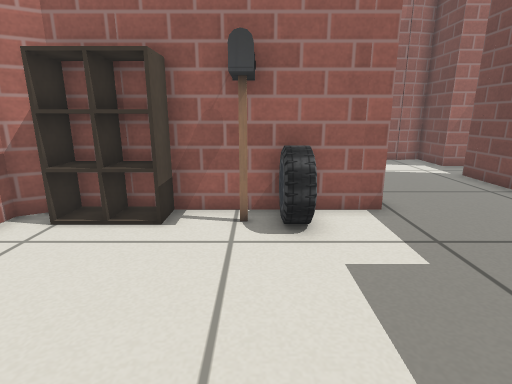
View 1 (above)

24 first-person views from a walk through a world built for the Gazebo simulator. The camera is 0.59 m above the floor, tilts 14° down and sees 80° across. Floor lines are 1 m apart. The floor is counted in squares, 0.25 m on a side. Each view is taken from the middle of a square. On the plan, view 1 faces up. The plan holds only what a view shows up to about 18 squares ahead; the rest is blank. Simple patterns stand in for the simulator's built-in surfaces.

View 2
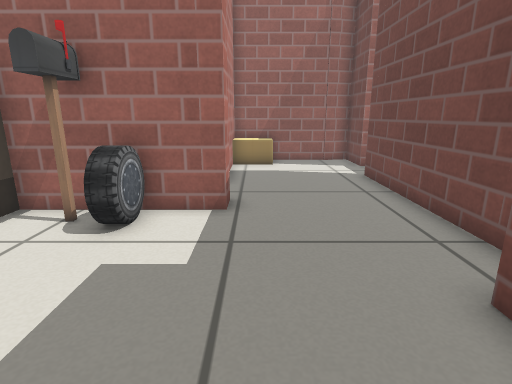

View 3
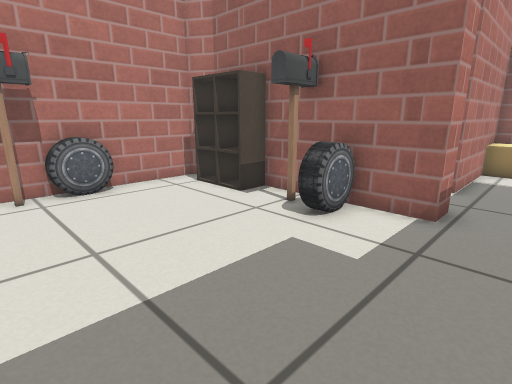

View 4
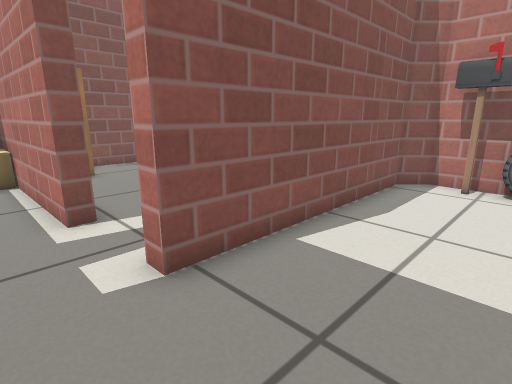

View 5
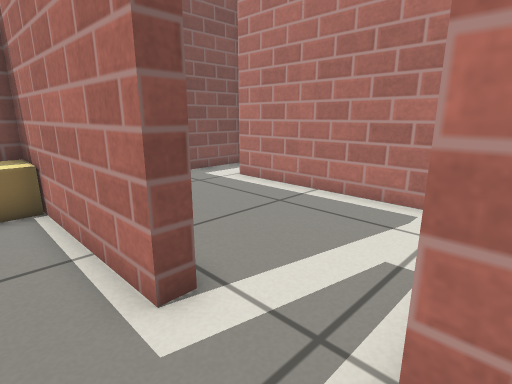

View 6
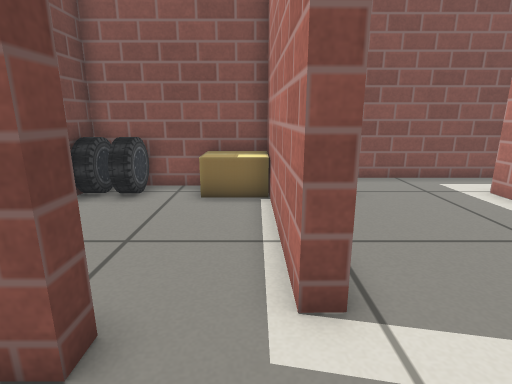

View 7
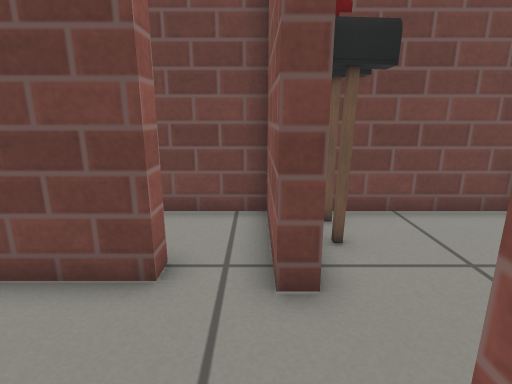

View 8
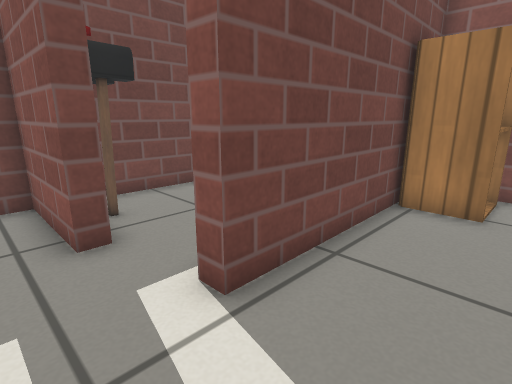

View 9
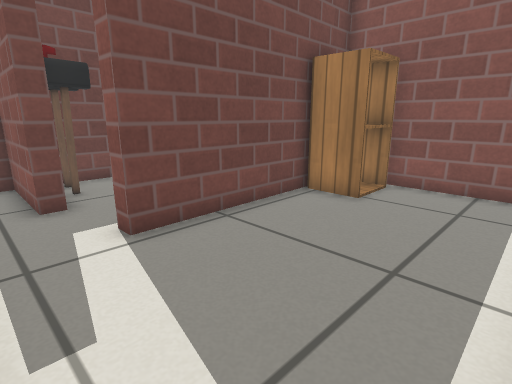

View 10
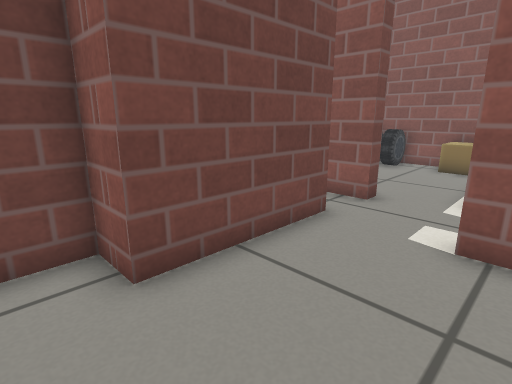

View 11
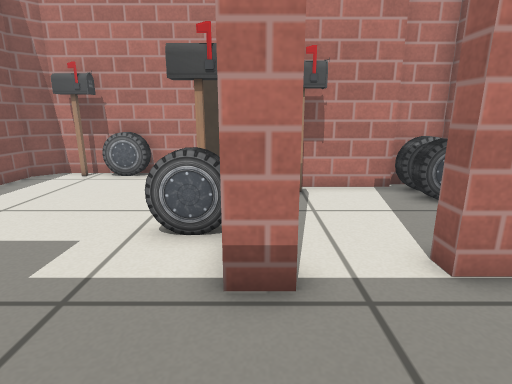

View 12
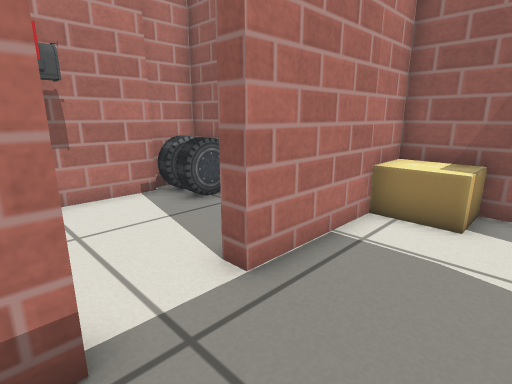

View 13
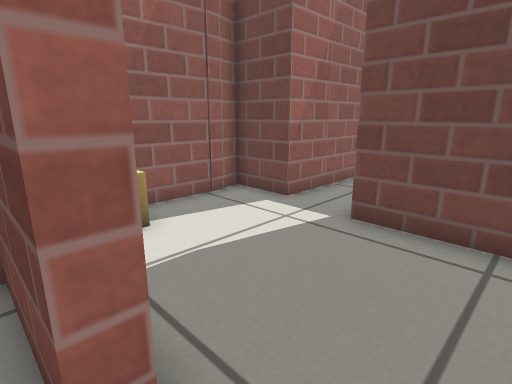

View 14
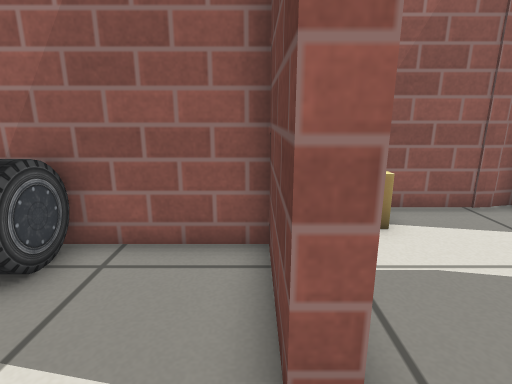

View 15
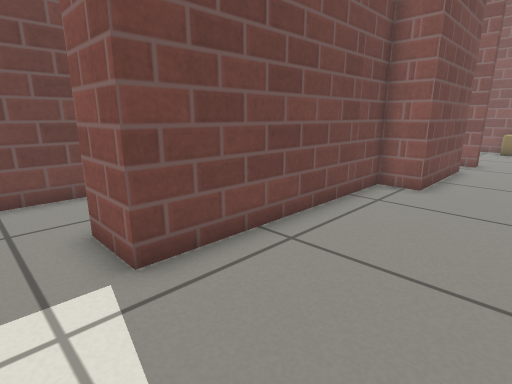

View 16
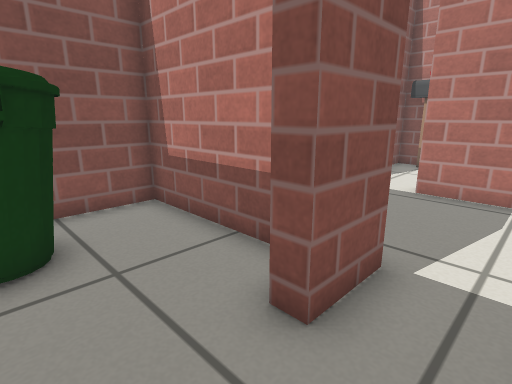

View 17
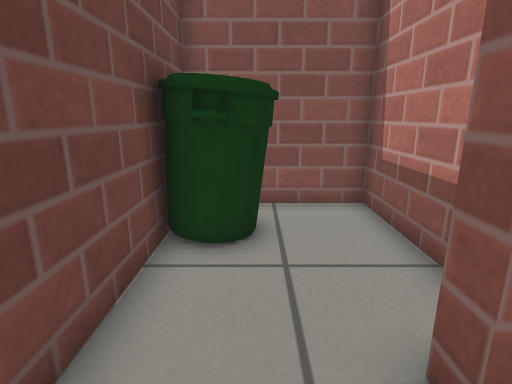

View 18
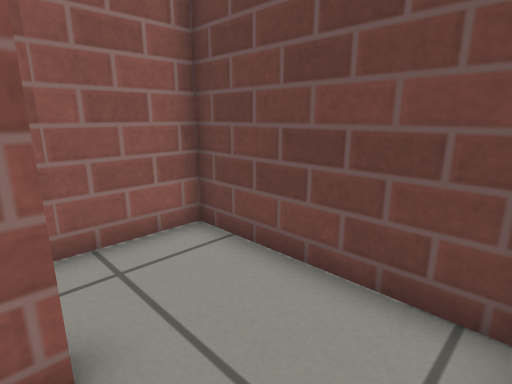

View 19
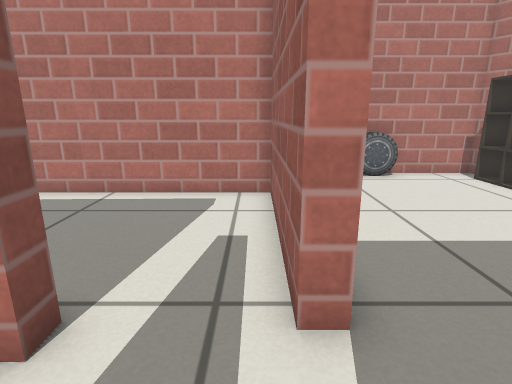

View 20
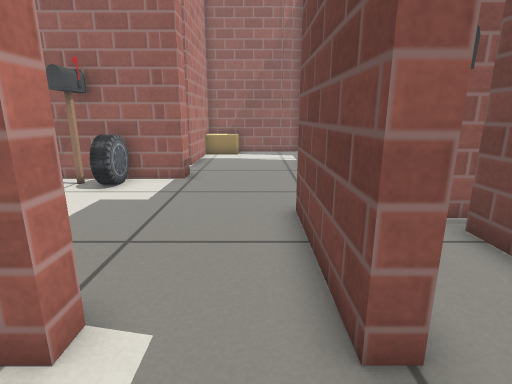

View 21
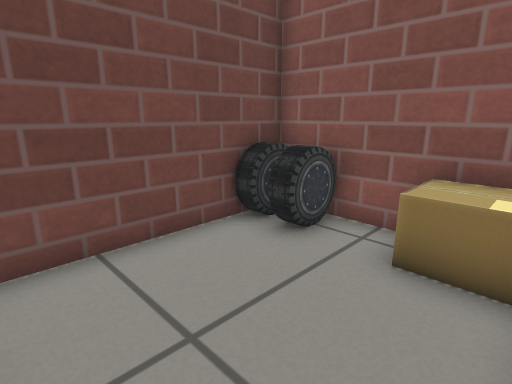

View 22
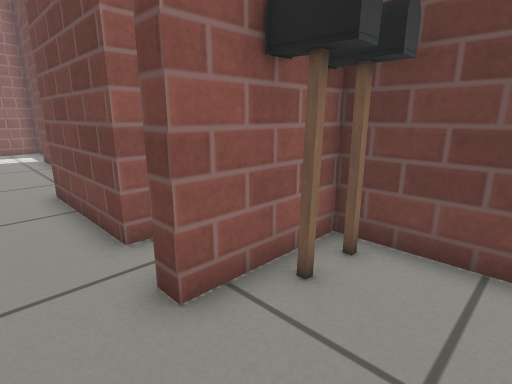

View 23
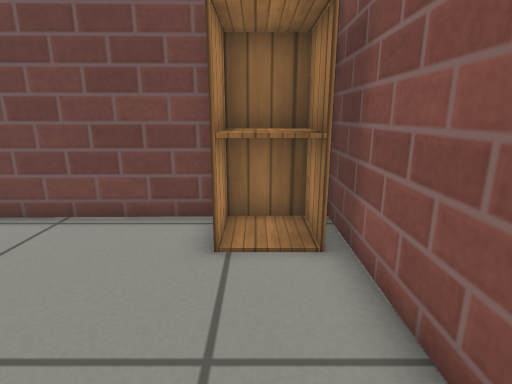

View 24
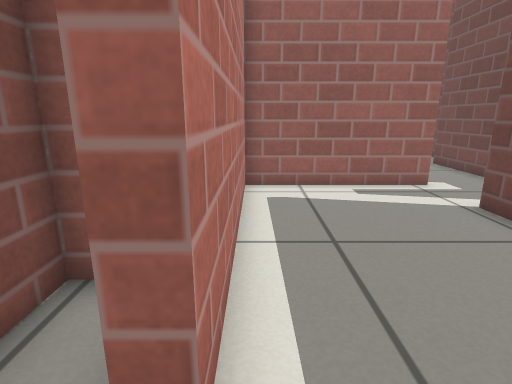

### Floor plan
Ten units are one square. View 1 is at (0, 0); x grows to the right and y downward. Boxes are objects, and circles mark ways between rooms. Rooms are numbered by the first view taken in them; rooms with no view inside come last. Other rooms are left out.
<svg viewBox="-63 -175 206 307">
<path fill="none" stroke="#000" d="M42 9 42 15M32 -76 -48 -76 -58 -70 -58 1 -50 9 40 9 40 15M-21 -76 -21 -64 -46 -64M70 15 70 -35 84 -35 84 -74M40 112 39 43 45 43M40 15 -24 15 -24 103 -30 103M-36 127 41 127M32 -86 32 -76M84 -74 84 -106M28 -110 22 -110 22 -144 -15 -144M-32 -125 -32 -82 -24 -82M-36 -144 -36 -126M84 -168 28 -168 28 -110M84 -106 84 -123 104 -123M104 -147 90 -147 90 -170 77 -167M104 -123 104 -117 99 -117M90 -105 90 -59 138 -59 138 -147 104 -147M104 -10 104 -20M76 15 70 15M67 33 104 33 104 6M42 42 42 94M64 113 85 113M104 106 104 39 67 39 67 33"/>
<rect x="-55" y="-25" width="10" height="20" fill="#bbb"><title>postbox</title></rect>
<rect x="-55" y="-35" width="10" height="10" fill="#bbb"><title>car</title></rect>
<rect x="-5" y="-75" width="10" height="20" fill="#bbb"><title>postbox</title></rect>
<rect x="5" y="-75" width="10" height="20" fill="#bbb"><title>car</title></rect>
<rect x="15" y="95" width="20" height="30" fill="#bbb"><title>cabinet</title></rect>
<rect x="-35" y="-145" width="10" height="20" fill="#bbb"><title>car</title></rect>
<rect x="-25" y="-105" width="10" height="20" fill="#bbb"><title>postbox</title></rect>
<rect x="-25" y="-145" width="20" height="20" fill="#bbb"><title>car</title></rect>
<rect x="25" y="-165" width="30" height="20" fill="#bbb"><title>cardboard box</title></rect>
<rect x="115" y="-95" width="20" height="20" fill="#bbb"><title>bin</title></rect>
<rect x="85" y="-25" width="20" height="10" fill="#bbb"><title>other object</title></rect>
<rect x="45" y="95" width="30" height="20" fill="#bbb"><title>cardboard box</title></rect>
<rect x="75" y="45" width="10" height="10" fill="#bbb"><title>postbox</title></rect>
<rect x="85" y="95" width="10" height="20" fill="#bbb"><title>car</title></rect>
<rect x="85" y="45" width="20" height="10" fill="#bbb"><title>postbox</title></rect>
<rect x="95" y="95" width="10" height="20" fill="#bbb"><title>car</title></rect>
<circle cx="60" cy="-80" r="3" fill="#2a7"/>
<circle cx="55" cy="10" r="3" fill="#2a7"/>
<circle cx="40" cy="30" r="3" fill="#2a7"/>
<circle cx="25" cy="-95" r="3" fill="#2a7"/>
<circle cx="60" cy="-115" r="3" fill="#2a7"/>
<circle cx="95" cy="-135" r="3" fill="#2a7"/>
<circle cx="70" cy="20" r="3" fill="#2a7"/>
<text x="10" y="-30">1</text>
<text x="10" y="70">2</text>
<text x="60" y="-90">3</text>
<text x="0" y="-110">4</text>
<text x="60" y="-140">5</text>
<text x="120" y="-100">6</text>
<text x="90" y="0">7</text>
<text x="70" y="70">8</text>
</svg>
Room 1 opens to room 3. Room 1 opens to room 8. Room 2 opens to room 8. Room 3 opens to room 4. Room 3 opens to room 5. Room 5 opens to room 6. Room 7 opens to room 8.

Where each view was taken, in squares from view 1:
view 1: 0 up, 0 right, facing up
view 2: 0 up, 4 right, facing up
view 3: 0 up, 5 right, facing up-left
view 4: 3 up, 6 right, facing down-left
view 5: 1 down, 6 right, facing down-left
view 6: 1 down, 5 right, facing down
view 7: 3 down, 3 right, facing right
view 8: 2 down, 1 right, facing down-right
view 9: 2 down, 2 left, facing down-right
view 10: 5 up, 3 right, facing down-right
view 11: 8 up, 7 right, facing left
view 12: 8 up, 6 right, facing up-left
view 13: 9 up, 2 right, facing up-right
view 14: 9 up, 2 right, facing up
view 15: 14 up, 4 right, facing down-right
view 16: 14 up, 13 right, facing down-left
view 17: 14 up, 12 right, facing down
view 18: 9 up, 10 right, facing up-right
view 19: 2 down, 7 right, facing left
view 20: 4 down, 6 right, facing up
view 21: 5 down, 5 right, facing down-right
view 22: 7 down, 5 right, facing up-right
view 23: 11 down, 3 left, facing right
view 24: 12 down, 2 left, facing up
